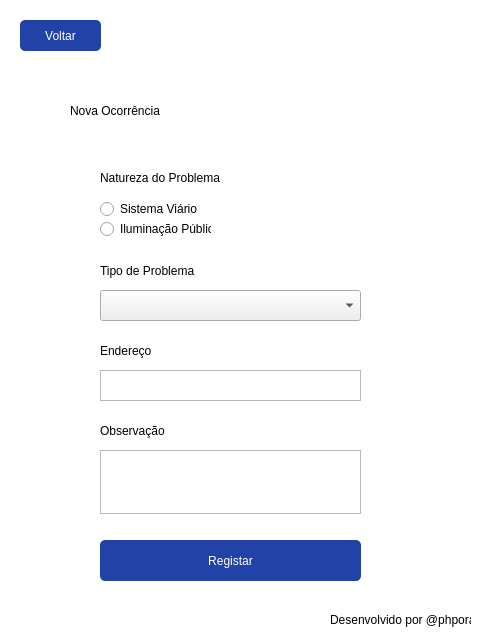
<?xml version="1.0" encoding="UTF-8"?>
<ui version="4.0">
 <class>Dialog</class>
 <widget class="QDialog" name="Dialog">
  <property name="enabled">
   <bool>true</bool>
  </property>
  <property name="geometry">
   <rect>
    <x>0</x>
    <y>0</y>
    <width>478</width>
    <height>633</height>
   </rect>
  </property>
  <property name="windowTitle">
   <string>Dialog</string>
  </property>
  <widget class="QWidget" name="bgwidget" native="true">
   <property name="geometry">
    <rect>
     <x>0</x>
     <y>0</y>
     <width>481</width>
     <height>641</height>
    </rect>
   </property>
   <property name="styleSheet">
    <string notr="true">QWidget#bgwidget{
	background-color: rgb(255, 255, 255);}</string>
   </property>
   <widget class="QLabel" name="label">
    <property name="geometry">
     <rect>
      <x>70</x>
      <y>80</y>
      <width>361</width>
      <height>61</height>
     </rect>
    </property>
    <property name="styleSheet">
     <string notr="true">font: 36pt &quot;MS Shell Dlg 2&quot;;</string>
    </property>
    <property name="text">
     <string>Nova Ocorrência</string>
    </property>
   </widget>
   <widget class="QPushButton" name="apply">
    <property name="geometry">
     <rect>
      <x>100</x>
      <y>540</y>
      <width>261</width>
      <height>41</height>
     </rect>
    </property>
    <property name="styleSheet">
     <string notr="true">border-radius:5px;
background-color: rgb(33, 66, 166);
border-bottom-color: rgb(0, 0, 0);
font: 14pt &quot;MS Shell Dlg 2&quot;;
color: rgb(255, 255, 255);</string>
    </property>
    <property name="text">
     <string>Registar</string>
    </property>
   </widget>
   <widget class="QLabel" name="label_3">
    <property name="geometry">
     <rect>
      <x>330</x>
      <y>610</y>
      <width>141</width>
      <height>20</height>
     </rect>
    </property>
    <property name="text">
     <string>Desenvolvido por @phporath</string>
    </property>
   </widget>
   <widget class="QLabel" name="label_4">
    <property name="geometry">
     <rect>
      <x>100</x>
      <y>170</y>
      <width>191</width>
      <height>16</height>
     </rect>
    </property>
    <property name="styleSheet">
     <string notr="true">font: 12pt &quot;MS Shell Dlg 2&quot;;</string>
    </property>
    <property name="text">
     <string>Natureza do Problema</string>
    </property>
   </widget>
   <widget class="QRadioButton" name="bt_SV">
    <property name="geometry">
     <rect>
      <x>100</x>
      <y>200</y>
      <width>111</width>
      <height>18</height>
     </rect>
    </property>
    <property name="text">
     <string>Sistema Viário</string>
    </property>
    <property name="checked">
     <bool>false</bool>
    </property>
   </widget>
   <widget class="QLabel" name="label_6">
    <property name="geometry">
     <rect>
      <x>100</x>
      <y>260</y>
      <width>191</width>
      <height>21</height>
     </rect>
    </property>
    <property name="styleSheet">
     <string notr="true">font: 12pt &quot;MS Shell Dlg 2&quot;;</string>
    </property>
    <property name="text">
     <string>Tipo de Problema</string>
    </property>
   </widget>
   <widget class="QComboBox" name="comboBox">
    <property name="geometry">
     <rect>
      <x>100</x>
      <y>290</y>
      <width>261</width>
      <height>31</height>
     </rect>
    </property>
   </widget>
   <widget class="QLabel" name="label_7">
    <property name="geometry">
     <rect>
      <x>100</x>
      <y>420</y>
      <width>191</width>
      <height>21</height>
     </rect>
    </property>
    <property name="styleSheet">
     <string notr="true">font: 12pt &quot;MS Shell Dlg 2&quot;;</string>
    </property>
    <property name="text">
     <string>Observação</string>
    </property>
   </widget>
   <widget class="QRadioButton" name="bt_IP">
    <property name="geometry">
     <rect>
      <x>100</x>
      <y>220</y>
      <width>111</width>
      <height>18</height>
     </rect>
    </property>
    <property name="text">
     <string>Iluminação Pública</string>
    </property>
    <property name="checked">
     <bool>false</bool>
    </property>
   </widget>
   <widget class="QTextEdit" name="obsfield">
    <property name="enabled">
     <bool>true</bool>
    </property>
    <property name="geometry">
     <rect>
      <x>100</x>
      <y>450</y>
      <width>261</width>
      <height>64</height>
     </rect>
    </property>
   </widget>
   <widget class="QTextEdit" name="endfield">
    <property name="enabled">
     <bool>true</bool>
    </property>
    <property name="geometry">
     <rect>
      <x>100</x>
      <y>370</y>
      <width>261</width>
      <height>31</height>
     </rect>
    </property>
   </widget>
   <widget class="QLabel" name="label_8">
    <property name="geometry">
     <rect>
      <x>100</x>
      <y>340</y>
      <width>191</width>
      <height>21</height>
     </rect>
    </property>
    <property name="styleSheet">
     <string notr="true">font: 12pt &quot;MS Shell Dlg 2&quot;;</string>
    </property>
    <property name="text">
     <string>Endereço</string>
    </property>
   </widget>
   <widget class="QLabel" name="error">
    <property name="geometry">
     <rect>
      <x>100</x>
      <y>520</y>
      <width>261</width>
      <height>16</height>
     </rect>
    </property>
    <property name="styleSheet">
     <string notr="true">font: 12pt &quot;MS Shell Dlg 2&quot;; color:red;</string>
    </property>
    <property name="text">
     <string/>
    </property>
   </widget>
   <widget class="QPushButton" name="back">
    <property name="geometry">
     <rect>
      <x>20</x>
      <y>20</y>
      <width>81</width>
      <height>31</height>
     </rect>
    </property>
    <property name="styleSheet">
     <string notr="true">border-radius:5px;
background-color: rgb(33, 66, 166);
border-bottom-color: rgb(0, 0, 0);
font: 14pt &quot;MS Shell Dlg 2&quot;;
color: rgb(255, 255, 255);</string>
    </property>
    <property name="text">
     <string>Voltar</string>
    </property>
    <property name="icon">
     <iconset theme="back">
      <normaloff>.</normaloff>.</iconset>
    </property>
   </widget>
  </widget>
 </widget>
 <resources/>
 <connections/>
</ui>
